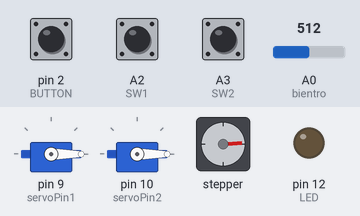
The sketch below on a simulated Arduino Mega 2560, built with avr-gcc and run on an emulated ATmega2560. Parts: 2 × servo, stepper motor, output pins drawn as LEDs (lit = HIGH). The inputs (shaded band) are chosen by the test bench; at power-on: A0 (bientro) = 512, A2 (SW1) HIGH, pin 2 (BUTTON) HIGH, A3 (SW2) HIGH. The audio player accepts every command and is not drawn; stepper angles assume 2048 steps per turn.

Above: at 1.7 s.
1.8 s: A0 (bientro) set to 716
7.3 s: A0 (bientro) set to 900
At 11.1 s:
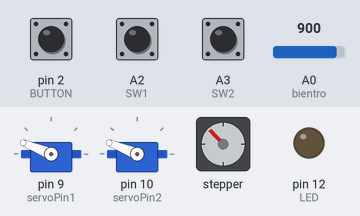
11.5 s: A0 (bientro) set to 1023
At 14.5 s:
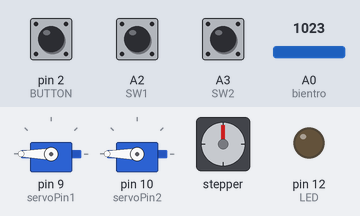
15.7 s: A0 (bientro) set to 306
At 20.0 s:
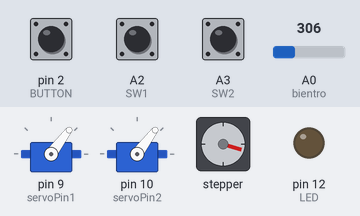
20.8 s: A2 (SW1) pulled LOW for 3 s
At 23.4 s:
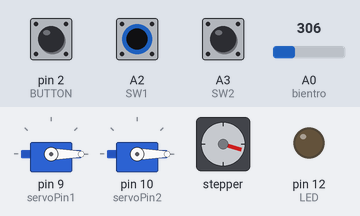
25.3 s: A0 (bientro) set to 122
At 28.0 s:
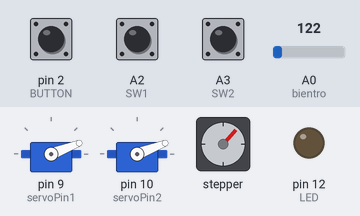
Timing chart, 0 to 29.5 s (numbered marks = the images above; inputs shaded):
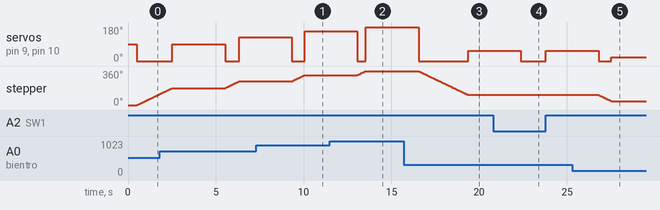

The sketch:

3_SW_No_Serial.ino
```cpp
# include <Servo.h>
# include <Stepper.h>
#include <DFRobotDFPlayerMini.h>


#define LED 12
#define BUTTON 2
#define SW1 A2    // Che do 1
#define SW2 A3    // Che do 2
#define SW3 A4    // Che do 3

// Wiring:
// Pin 4 to IN1 on the ULN2003 driver
// Pin 5 to IN2 on the ULN2003 driver
// Pin 6 to IN3 on the ULN2003 driver
// Pin 7 to IN4 on the ULN2003 driver
// Create stepper object called 'myStepper', note the pin order:

int bientro = A0;
int gocquay = 0;
int positioncurent = 0;
int positionold = 0;
int servoPin1 = 9;
int servoPin2 = 10;
int ledcounter = 0;
int value = 0;
int value1 = 0;
int value2 = 0;
int servoPos1 = 0;
int servoPos2 = 0;

const int LONG_PRESS_TIME  = 3000; // 1000 milliseconds
//Define Revolution 2^11 = 2048
const int stepsPerRevolution = 2048;

int lastState = LOW;              // the previous state from the input pin
int currentState;                 // the current reading from the input pin
bool isPressing = false;          // Phat hien dang nhan
bool isLongDetected = false;      // Phat hien thoi gian dai
unsigned long pressedTime  = 0;   // Thời gian nhan

Servo myservo1, myservo2;
Stepper myStepper = Stepper(stepsPerRevolution, 4, 6, 5, 7);
DFRobotDFPlayerMini player;
//****************************************************////****************************************************//
void setup()
{
  myservo1.attach(servoPin1);
  myservo2.attach(servoPin2);
  Serial.begin(9600);
  // Serail1 communicate with SD Card Player
  Serial1.begin(9600);

  pinMode(LED, OUTPUT);           // output for the LED
  pinMode(BUTTON, INPUT_PULLUP);  // input for the button
  pinMode(SW1, INPUT_PULLUP);     // input for the SW1
  pinMode(SW2, INPUT_PULLUP);     // input for the SW2
  pinMode(SW3, INPUT_PULLUP);     // input for the SW3
  // Set the max speed to 10 rpm:
  // maximum speed for a 28byj-48 stepper motor is roughly 10-15 rpm at 5 V.
  myStepper.setSpeed(15);


  // Start communication with DFPlayer Mini
  if (player.begin(Serial1))
  {
    //Serial.println("OK");
    // Set volume to maximum (0 to 30).
    player.volume(0);
    // Play the "0001.mp3" in the "mp3" folder on the SD card
    //player.playMp3Folder(1);
  }
  else
  {
    Serial.println("Connecting to DFPlayer Mini failed!");
  }
}
//****************************************************////****************************************************//
void loop()
{
  // Doc gia tri bien tro
  value = analogRead(bientro);

  // Doc trang thai phim nhan
  currentState = digitalRead(BUTTON);

  // Chuyển giá trị analog (0-1023) đọc được từ biến trở sang số đo độ (0-180độ
  value1 = value;   // chuyen thanh gia tri dieu khien DC
  value2 = value;   // CHuyen thanh gia tri dieu khien servo2
  servoPos1 = map(value1, 0, 1023, 0, 180);         // Cho servo quay một góc là servoPos 1
  servoPos2 = map(value2, 0, 1023, 0, 180);         // Cho servo quay một góc là servoPos 2
  positioncurent = map(value, 0, 1023, 0, 2048);        // Doc gia tri bien tro thanh goc quay 360do
  gocquay = positioncurent - positionold;

  // Defaul with any position
  int mode = readmode();
  switch (mode)
  {
    case 1:
      position1();
      break;
    case 2:
      position2();
      break;
    case 3:
      position3();
      break;
  }
}
//****************************************************//
void position1()
{
  if (value > 100)
  {
    // KIEM TRA PHIM NHAN KHOI DONG MAY
    BUTTONPRESS();

    // KIEM TRA PHIM DUOC NHAN KHONG
    if (ledcounter % 2 == 1)
    {
      digitalWrite(LED, HIGH);    // Bat led khoi dong
    }
    else
    {
      HAMTAT();    // che do 1 chua khoi dong
    }

    // Dieu khien DC  ĐỒNG HỒ VÒNG QUAY
    myStepper.step(gocquay);
    positionold = positioncurent;   // Gan gia tri hien tai bang gia tri

    // Dieu khien servo 1
    myservo1.write(servoPos1);

    // Dieu khien servo 2
    myservo2.write(servoPos2);
    delay(3000);    // delay de dong co quay
  }
  // ket thuc if 1
  else
  {
    HAMTAT();
  }
}
//****************************************************//
void position2()
{
  // KIEM TRA PHIM NHAN KHOI DONG MAY
  BUTTONPRESS();
  if (ledcounter % 2 == 1) {
    digitalWrite(LED, HIGH);
    delay(40000);   // tre 12s
    HAMTAT();   // tat may sau 12 s den khoi dong
  }
  else
  {
    HAMTAT(); // khong phat hien phim duoc nhan khoi dong, tat luon
  }
}
//****************************************************//
void position3()
{
  // KIEM TRA PHIM NHAN KHOI DONG MAY
  BUTTONPRESS();
  if (ledcounter % 2 == 1)
  {
    digitalWrite(LED, HIGH);
    sound();
    delay(12000);   // tre 12s
    HAMTAT();   // tat may sau 12 s den khoi dong
  }
  else
  {
    HAMTAT(); // khong phat hien phim duoc nhan khoi dong, tat luon
  }
}
//****************************************************//
int readmode()
{
  /*
    // Doc gia tri bien tro
    value = analogRead(bientro);
    Serial.print("Gia tri bien tro doc ban dau  ");
    Serial.println(value);

    // Doc trang thai phim nhan
    currentState = digitalRead(BUTTON);
    Serial.print("Gia tri phim nhan doc ban dau  ");
    Serial.println(currentState);

    // Chuyển giá trị analog (0-1023) đọc được từ biến trở sang số đo độ (0-180độ
    value1 = value;   // chuyen thanh gia tri dieu khien DC
    value2 = value;   // CHuyen thanh gia tri dieu khien servo2
    servoPos1 = map(value1, 0, 1023, 0, 180);         // Cho servo quay một góc là servoPos 1
    servoPos2 = map(value2, 0, 1023, 0, 180);         // Cho servo quay một góc là servoPos 2
    positioncurent = map(value, 0, 1023, 0, 2048);        // Doc gia tri bien tro thanh goc quay 360do
    gocquay = positioncurent - positionold;
  */
  if (digitalRead(SW1) == 1)
    return 1;
  if (digitalRead(SW2) == 1)
    return 2;
  if (digitalRead(SW3) == 1)
    return 3;
}
//****************************************************//
void sound()
{
  player.volume(30);
  // Play the "0001.mp3" in the "mp3" folder on the SD card
  player.playMp3Folder(1);
}
//****************************************************//
void BUTTONPRESS()
{
  if (lastState == HIGH && currentState == LOW)
  {
    // button is pressed
    pressedTime = millis();
    isPressing = true;
    isLongDetected = false;
  }
  else if (lastState == LOW && currentState == HIGH)
  {
    // button is released
    isPressing = false;
  }
  // Kiem tra gia tri phim nhan lon hon thoi gian quy dinh
  if (isPressing == true && isLongDetected == false)
  {
    long pressDuration = millis() - pressedTime;
    if (pressDuration > LONG_PRESS_TIME )
    {
      ledcounter++;   // tang gia tri bien dem
      isLongDetected = true;
    }
  }
  // LUU TRANG THAI HIEN TAI SANG TRANG THAI CUOI
  lastState = currentState;
}
//****************************************************//
//****************************************************//
void LEDONOFF ()
{
  if (ledcounter % 2 == 1)
  {
    digitalWrite(LED, HIGH);
  }
  else
  {
    digitalWrite(LED, LOW);
  }
}
//****************************************************//
// HAM KHI KHONG CO DU KIEN NAO
void HAMTAT()
{
  digitalWrite(LED, LOW);   // tat led
  ledcounter = 0;           // Reset lai so dem
  myStepper.step(0);       // keo kim quay ve 0
  myservo1.write(0);        // Kim servo1 ve 0
  myservo2.write(0);        // Kim servo2 ve 0
}
```

Measured:
- after the input at 7.3 s, servo on pin 9 (servoPin1), servo on pin 10 (servoPin2): 125° → 0° after 2.0 s, → 158° 0.72 s later; stepper: turns 65° clockwise in 0.71 s, starting after 2.0 s
- after the input at 11.5 s, servo on pin 9 (servoPin1), servo on pin 10 (servoPin2): 158° → 0° after 1.6 s, → 180° 0.49 s later; stepper: turns 44° clockwise in 0.47 s, starting after 1.6 s
- after the input at 15.7 s, servo on pin 9 (servoPin1), servo on pin 10 (servoPin2): 180° → 0° after 0.85 s, → 53° 2.8 s later; stepper: turns 253° counter-clockwise in 2.8 s, starting after 0.85 s
- after the input at 20.8 s, servo on pin 9 (servoPin1), servo on pin 10 (servoPin2): 53° → 0° after 1.6 s, → 53° 1.4 s later
- after the input at 25.3 s, servo on pin 9 (servoPin1), servo on pin 10 (servoPin2): 53° → 0° after 1.5 s, → 21° 0.72 s later; stepper: turns 65° counter-clockwise in 0.71 s, starting after 1.5 s
